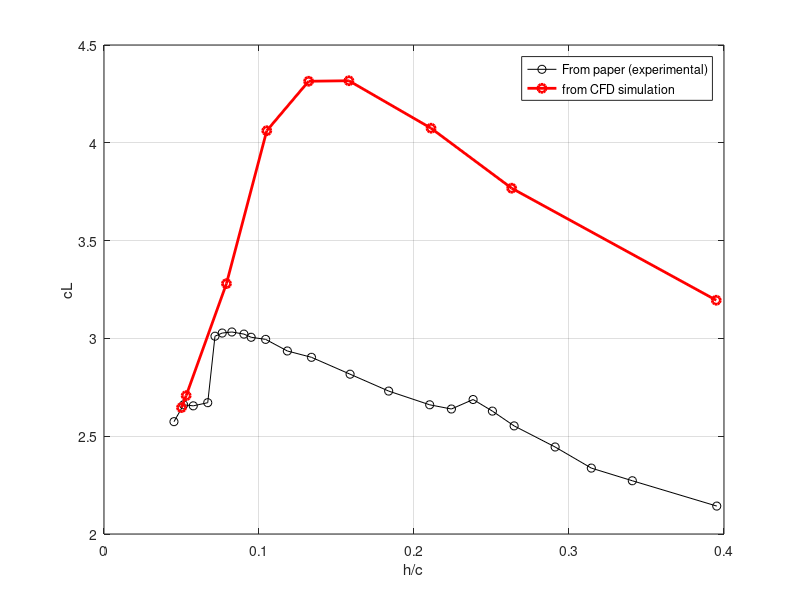

The MATLAB script that drew this image:
clear
close all
clc

c = 0.38;
shift = 0.017366;
%q = 551.625;  % Pa
q = 1/2*30*30*1.225;

h_vect = [0.036366;
    0.037506;
    0.047386;
    0.057266;
    0.067526;
    0.077406;
    0.097546;
    0.117306;
    0.167466;
    0.242326;
    0.765966];
%% h_c = (h_c * c) + shift;

h_c_vect = (h_vect - shift)/c;  %h/c as in the paper


cL_mesh_fine = - [-2.6464, -2.7073, -3.28, -4.0617, -4.3147, -4.3173, -4.0746, -3.7679, -3.1951];

load("cL_high_paper.mat");
figure

plot(output(:,1), output(:,2), 'ko-', h_c_vect(1:length(cL_mesh_fine)), cL_mesh_fine, 'ro-', "LineWidth",2)
legend("From paper (experimental)", "from CFD simulation")
xlim([0, 0.4])
grid on
xlabel("h/c")
ylabel("cL")

